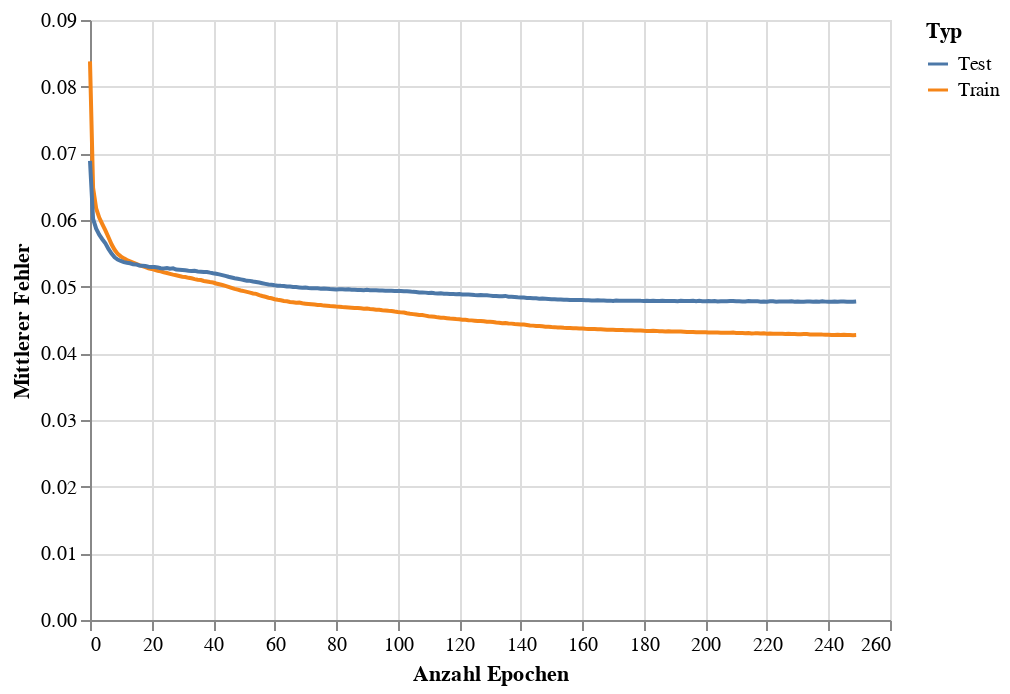

Write notebook code for a chart like this one.
### Code cell
train_eval_loss_chart = alt.Chart(loss_df).mark_line().encode(
    x = alt.X('Epoch', title='Anzahl Epochen'),
    y = alt.Y('Loss',title='Mittlerer Fehler'),
    color = alt.Color('Type',title='Typ')
)
train_eval_loss_chart

### Figure 1 — Vega-Lite specification as saved in the notebook (floating-point values rounded to 4 significant figures; data arrays with more than 128 entries replaced by an {"elided": "..."} marker saying what was removed)
{"config": {"view": {"continuousWidth": 400, "continuousHeight": 300}}, "data": {"name": "data-06780139a5ea1bbd7aa9c3761166fc4a"}, "mark": "line", "encoding": {"color": {"field": "Type", "title": "Typ", "type": "nominal"}, "x": {"field": "Epoch", "title": "Anzahl Epochen", "type": "quantitative"}, "y": {"field": "Loss", "title": "Mittlerer Fehler", "type": "quantitative"}}, "$schema": "https://vega.github.io/schema/vega-lite/v4.17.0.json", "datasets": {"data-06780139a5ea1bbd7aa9c3761166fc4a": {"elided": "500 records"}}}
